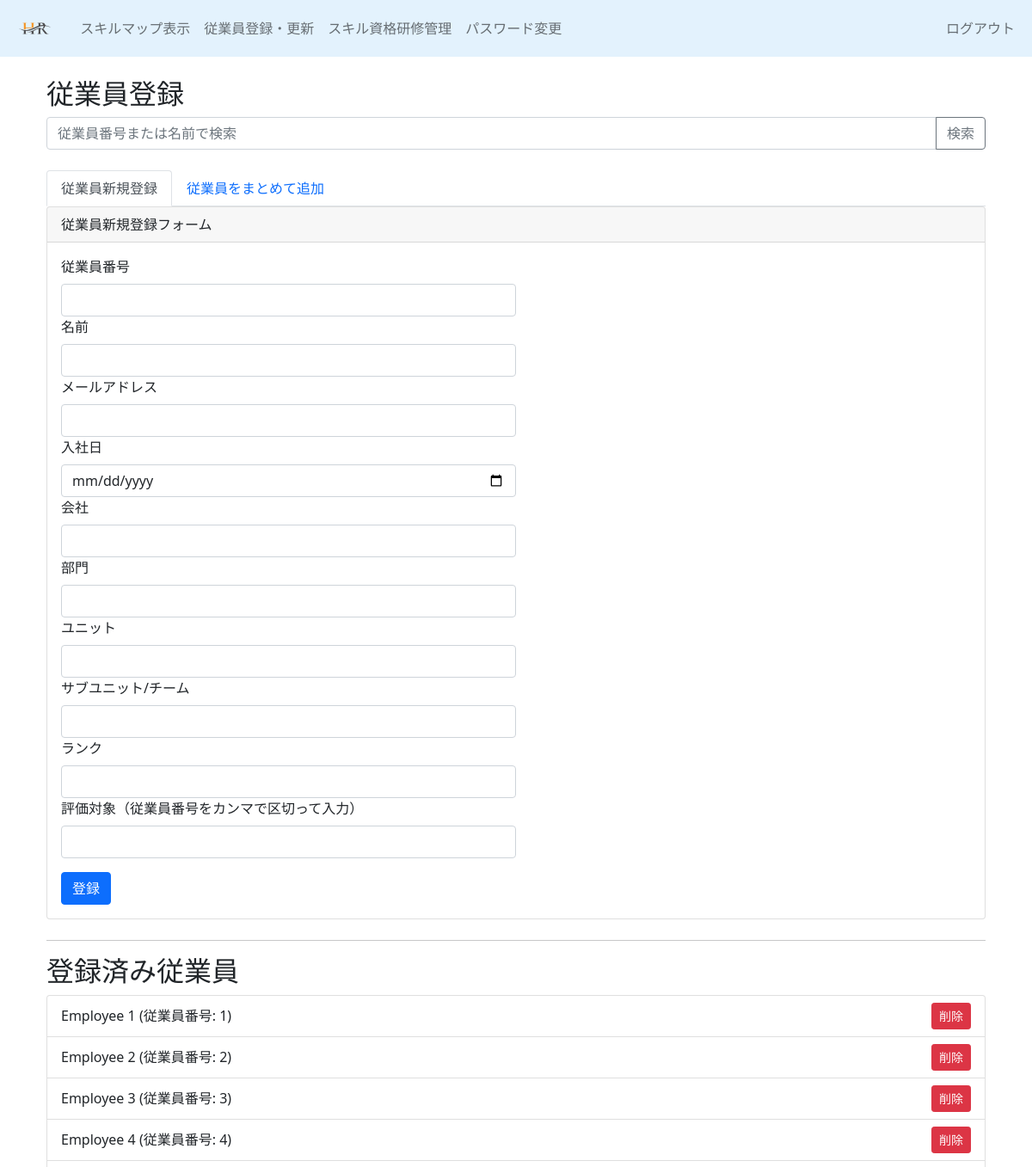
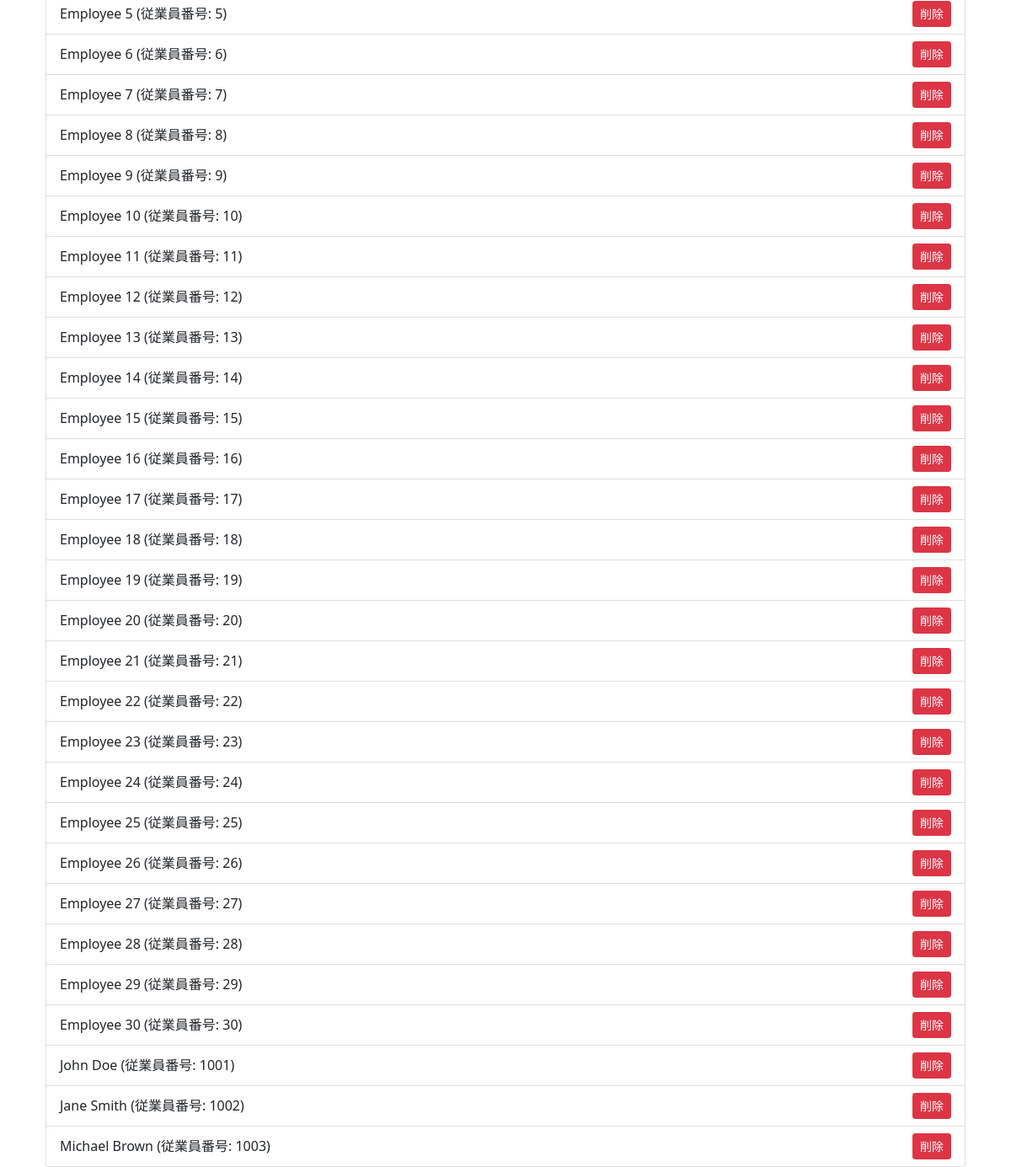
Screenshot of /register_member with the database file from the repository (2 pictures, top to bottom).
### tableapp/models/skillmap.py (models this page shows, shortened)
class EmployeeData(db.Model):
    __tablename__ = 'employee_data'
    id = db.Column(db.Integer, primary_key=True)
    employee_num = db.Column(db.Integer, unique=True, nullable=False)
    name = db.Column(db.String(255))
    email = db.Column(db.String(255))
    company = db.Column(db.String(255))
    division = db.Column(db.String(255))
    unit = db.Column(db.String(255))
    subunit_team = db.Column(db.String(255))
    rank = db.Column(db.String(255))
    date_of_join = db.Column(db.Date)
    evaluation_target = db.Column(JSON, default=[])
    password_hash = db.Column(db.String(128))  # Add password hash field
    employee_skills = db.relationship('EmployeeSkill', back_populates='employee', cascade='all, delete-orphan')
    employee_qualifications = db.relationship('EmployeeQualification', back_populates='employee', cascade='all, delete-orphan')
    employee_trainings = db.relationship('EmployeeTraining', back_populates='employee', cascade='all, delete-orphan')
    pending_skills = db.relationship('PendingSkill', back_populates='employee', cascade='all, delete-orphan')
    pending_qualifications = db.relationship('PendingQualification', back_populates='employee', cascade='all, delete-orphan')
    pending_trainings = db.relationship('PendingTraining', back_populates='employee', cascade='all, delete-orphan')
    registration_history = db.relationship('RegistrationHistory', back_populates='employee', cascade='all, delete-orphan')

### tableapp/views.py (the view, shortened to what this page needs)
@app.route('/register_member', methods=['GET', 'POST'])
def register_member():
    search_query = request.args.get('search_query')
    search_results = None
    if search_query:
        search_results = EmployeeData.query.filter(
            (EmployeeData.employee_num.like(f'%{search_query}%')) |
            (EmployeeData.name.like(f'%{search_query}%'))
        ).all()
    employees = EmployeeData.query.all()
    return render_template('tableapp/register_member.html', employees=employees, search_results=search_results)

### tableapp/templates/tableapp/register_member.html (shortened to what this page needs)
{% extends "admin_layout.html" %}
{% block content %}
<div class="container mt-4">
    <h2>従業員登録</h2>
    <form method="GET" class="mb-4">
        <div class="input-group">
            <input type="text" class="form-control" placeholder="従業員番号または名前で検索" name="search_query">
            <button class="btn btn-outline-secondary" type="submit">検索</button>
        </div>
    </form>
    <ul class="nav nav-tabs" id="registrationTabs" role="tablist">
        <li class="nav-item">
            <a class="nav-link active" id="individual-tab" data-toggle="tab" href="#individual" role="tab" aria-controls="individual" aria-selected="true">従業員新規登録</a>
        </li>
        <li class="nav-item">
            <a class="nav-link" id="bulk-tab" data-toggle="tab" href="#bulk" role="tab" aria-controls="bulk" aria-selected="false">従業員をまとめて追加</a>
        </li>
    </ul>
    <div class="tab-content" id="registrationTabsContent">
        <div class="tab-pane fade show active" id="individual" role="tabpanel" aria-labelledby="individual-tab">
            <form method="POST" action="{{ url_for('register_member') }}">
                <div class="card mb-4">
                    <div class="card-header">従業員新規登録フォーム</div>
                    <div class="card-body">
                        <div class="form-row">
                            <div class="form-group col-md-6">
                                <label for="employee_num" class="form-label">従業員番号</label>
                                <input type="number" class="form-control" id="employee_num" name="employee_num" required>
                            </div>
                            <div class="form-group col-md-6">
                                <label for="name" class="form-label">名前</label>
                                <input type="text" class="form-control" id="name" name="name" required>
                            </div>
                        </div>
                        <div class="form-row">
                            <div class="form-group col-md-6">
                                <label for="email" class="form-label">メールアドレス</label>
                                <input type="email" class="form-control" id="email" name="email" required>
                            </div>
                            <div class="form-group col-md-6">
                                <label for="date_of_join" class="form-label">入社日</label>
                                <input type="date" class="form-control" id="date_of_join" name="date_of_join" required>
                            </div>
                        </div>
                        <div class="form-row">
                            <div class="form-group col-md-6">
                                <label for="company" class="form-label">会社</label>
                                <input type="text" class="form-control" id="company" name="company" required>
                            </div>
                            <div class="form-group col-md-6">
                                <label for="division" class="form-label">部門</label>
                                <input type="text" class="form-control" id="division" name="division" required>
                            </div>
                        </div>
                        <div class="form-row">
                            <div class="form-group col-md-6">
                                <label for="unit" class="form-label">ユニット</label>
                                <input type="text" class="form-control" id="unit" name="unit" required>
                            </div>
                            <div class="form-group col-md-6">
                                <label for="subunit_team" class="form-label">サブユニット/チーム</label>
                                <input type="text" class="form-control" id="subunit_team" name="subunit_team" required>
                            </div>
                        </div>
                        <div class="form-row">
                            <div class="form-group col-md-6">
                                <label for="rank" class="form-label">ランク</label>
                                <input type="text" class="form-control" id="rank" name="rank" required>
                            </div>
                            <div class="form-group col-md-6">
                                <label for="evaluation_target" class="form-label">評価対象（従業員番号をカンマで区切って入力）</label>
                                <input type="text" class="form-control" id="evaluation_target" name="evaluation_target">
                            </div>
                        </div>
                        <button type="submit" class="btn btn-primary mt-3">登録</button>
                    </div>
                </div>
            </form>
        </div>
    </div>
    <hr>
    <h2>登録済み従業員</h2>
    <ul class="list-group">
        {% for employee in employees %}
            <li class="list-group-item d-flex justify-content-between align-items-center">
                {{ employee.name }} (従業員番号: {{ employee.employee_num }})
                <form method="POST" action="{{ url_for('delete_member', employee_num=employee.employee_num) }}" class="d-inline">
                    <button type="submit" class="btn btn-danger btn-sm">削除</button>
                </form>
            </li>
        {% endfor %}
    </ul>
</div>
{% endblock %}

### tableapp/templates/admin_layout.html (shortened to what this page needs)
<!DOCTYPE html>
<html lang="ja">
<head>
    <link href=" https://cdn.jsdelivr.net/npm/bootstrap@5.0.2/dist/css/bootstrap.min.css " rel="stylesheet">
    <link rel="stylesheet" href="{{ url_for('static', filename='css/style.css') }}"/>
</head>
<body>
    <nav class="navbar navbar-expand-lg navbar-light" style="background-color: #e3f2fd;">
        <div class="container-fluid">
            <a class="navbar-brand" href="{{ url_for('view_skillmap') }}">
                <img src="{{ url_for('static', filename='images/HR_System.png') }}" alt="HR System" style="height: 40px;">
            </a>
            <div class="collapse navbar-collapse" id="navbarNavAltMarkup">
                <div class="navbar-nav">
                    <a class="nav-link" href="{{ url_for('view_skillmap') }}">スキルマップ表示</a>
                    <a class="nav-link" href="{{ url_for('register_member') }}">従業員登録・更新</a>
                    <a class="nav-link" href="{{ url_for('manage_skills_qualifications_trainings') }}">スキル資格研修管理</a>
                    <a class="nav-link" href="{{ url_for('change_password') }}">パスワード変更</a>
                </div>
                <div class="navbar-nav ms-auto">
                    <a class="nav-link" href="{{ url_for('logout') }}">ログアウト</a>
                </div>
            </div>
        </div>
    </nav>
    <div class="container mt-3">
        {% block content %}
        {% endblock %}
    </div>
</body>
</html>

### rows the page displays
EmployeeData: name "Employee 1", employee_num "1"
EmployeeData: name "Employee 2", employee_num "2"
EmployeeData: name "Employee 3", employee_num "3"
EmployeeData: name "Employee 4", employee_num "4"
EmployeeData: name "Employee 5", employee_num "5"
EmployeeData: name "Employee 6", employee_num "6"
EmployeeData: name "Employee 7", employee_num "7"
EmployeeData: name "Employee 8", employee_num "8"
EmployeeData: name "Employee 9", employee_num "9"
EmployeeData: name "Employee 10", employee_num "10"
EmployeeData: name "Employee 11", employee_num "11"
EmployeeData: name "Employee 12", employee_num "12"
EmployeeData: name "Employee 13", employee_num "13"
EmployeeData: name "Employee 14", employee_num "14"
EmployeeData: name "Employee 15", employee_num "15"
EmployeeData: name "Employee 16", employee_num "16"
EmployeeData: name "Employee 17", employee_num "17"
EmployeeData: name "Employee 18", employee_num "18"
EmployeeData: name "Employee 19", employee_num "19"
EmployeeData: name "Employee 20", employee_num "20"
EmployeeData: name "Employee 21", employee_num "21"
EmployeeData: name "Employee 22", employee_num "22"
EmployeeData: name "Employee 23", employee_num "23"
EmployeeData: name "Employee 24", employee_num "24"
EmployeeData: name "Employee 25", employee_num "25"
EmployeeData: name "Employee 26", employee_num "26"
EmployeeData: name "Employee 27", employee_num "27"
EmployeeData: name "Employee 28", employee_num "28"
EmployeeData: name "Employee 29", employee_num "29"
EmployeeData: name "Employee 30", employee_num "30"
EmployeeData: name "John Doe", employee_num "1001"
EmployeeData: name "Jane Smith", employee_num "1002"
EmployeeData: name "Michael Brown", employee_num "1003"
